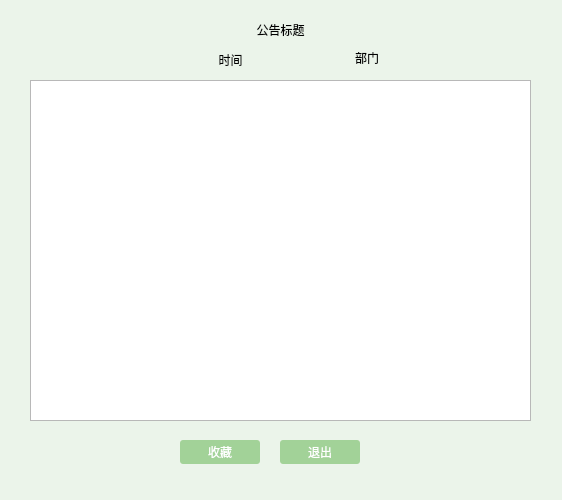
<?xml version="1.0" encoding="UTF-8"?>
<ui version="4.0">
 <class>news_ope_teacher</class>
 <widget class="QWidget" name="news_ope_teacher">
  <property name="geometry">
   <rect>
    <x>0</x>
    <y>0</y>
    <width>562</width>
    <height>500</height>
   </rect>
  </property>
  <property name="minimumSize">
   <size>
    <width>562</width>
    <height>500</height>
   </size>
  </property>
  <property name="maximumSize">
   <size>
    <width>562</width>
    <height>500</height>
   </size>
  </property>
  <property name="windowTitle">
   <string>公告详情</string>
  </property>
  <property name="styleSheet">
   <string notr="true">#news_ope_teacher{
background-color: rgb(235, 244, 234);
}
.QPushButton:!hover
{
background-color: rgb(162, 210, 152);
color: rgb(255, 255, 255);
font: 9pt &quot;微软雅黑&quot;;
border-color: rgb(255, 255, 255);
border-radius:3px;
 padding: 3px;
}
.QPushButton:hover
{
background-color: rgb(85, 170, 127);
color: rgb(255, 255, 255);
font: 9pt &quot;微软雅黑&quot;;
border-color: rgb(255, 255, 255);
border-radius:3px
}
.QPushButton:pressed {
    padding-left: 5px;
    padding-top: 5px;
}</string>
  </property>
  <widget class="QPushButton" name="exitBtn">
   <property name="geometry">
    <rect>
     <x>280</x>
     <y>440</y>
     <width>80</width>
     <height>24</height>
    </rect>
   </property>
   <property name="text">
    <string>退出</string>
   </property>
  </widget>
  <widget class="QLabel" name="titlelabel">
   <property name="geometry">
    <rect>
     <x>30</x>
     <y>9</y>
     <width>501</width>
     <height>41</height>
    </rect>
   </property>
   <property name="styleSheet">
    <string notr="true">font: 700 14pt &quot;微软雅黑&quot;;</string>
   </property>
   <property name="text">
    <string>公告标题</string>
   </property>
   <property name="alignment">
    <set>Qt::AlignCenter</set>
   </property>
  </widget>
  <widget class="QPushButton" name="collectBtn">
   <property name="geometry">
    <rect>
     <x>180</x>
     <y>440</y>
     <width>80</width>
     <height>24</height>
    </rect>
   </property>
   <property name="text">
    <string>收藏</string>
   </property>
  </widget>
  <widget class="QLabel" name="timelabel">
   <property name="geometry">
    <rect>
     <x>160</x>
     <y>50</y>
     <width>141</width>
     <height>20</height>
    </rect>
   </property>
   <property name="styleSheet">
    <string notr="true">font: 10pt &quot;微软雅黑&quot;;</string>
   </property>
   <property name="text">
    <string>时间</string>
   </property>
   <property name="alignment">
    <set>Qt::AlignCenter</set>
   </property>
  </widget>
  <widget class="QLabel" name="deplabel">
   <property name="geometry">
    <rect>
     <x>340</x>
     <y>50</y>
     <width>54</width>
     <height>16</height>
    </rect>
   </property>
   <property name="styleSheet">
    <string notr="true">font: 10pt &quot;微软雅黑&quot;;</string>
   </property>
   <property name="text">
    <string>部门</string>
   </property>
   <property name="alignment">
    <set>Qt::AlignCenter</set>
   </property>
  </widget>
  <widget class="QTextBrowser" name="textBrowser">
   <property name="geometry">
    <rect>
     <x>30</x>
     <y>80</y>
     <width>501</width>
     <height>341</height>
    </rect>
   </property>
   <property name="readOnly">
    <bool>true</bool>
   </property>
  </widget>
  <zorder>textBrowser</zorder>
  <zorder>exitBtn</zorder>
  <zorder>titlelabel</zorder>
  <zorder>collectBtn</zorder>
  <zorder>timelabel</zorder>
  <zorder>deplabel</zorder>
 </widget>
 <resources/>
 <connections/>
</ui>
